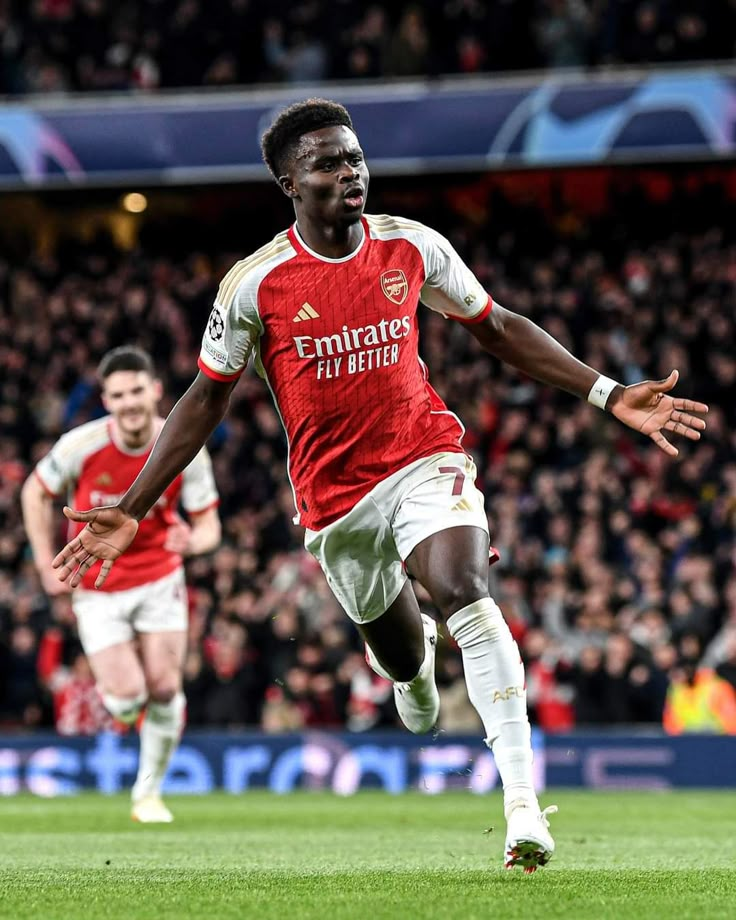
#> input picture assets/saka.jpeg, 736 x 920 px
$ python main.py
#> lines starting #> are read from the running program, lines starting #| are printed output that depends on the picture
import cv2
import argparse
import math
import progressbar
from pointillism import *

parser = argparse.ArgumentParser(description='...')
parser.add_argument('--palette-size', default=20, type=int, help="Number of colors of the base palette")
parser.add_argument('--stroke-scale', default=0, type=int, help="Scale of the brush strokes (0 = automatic)")
parser.add_argument('--gradient-smoothing-radius', default=0, type=int, help="Radius of the smooth filter applied to the gradient (0 = automatic)")
parser.add_argument('--limit-image-size', default=0, type=int, help="Limit the image size (0 = no limits)")
parser.add_argument('img_path', nargs='?', default="assets/saka.jpeg")

args = parser.parse_args()

res_path = args.img_path.rsplit(".", -1)[0] + "_drawing.jpg"
img = cv2.imread(args.img_path)
#> img is the input picture: shape (920, 736, 3); mean B, G, R 77.8, 85.5, 96.3

if args.limit_image_size > 0:
    img = limit_size(img, args.limit_image_size)

if args.stroke_scale == 0:
    stroke_scale = int(math.ceil(max(img.shape) / 1000))
#> stroke_scale = 1
    print("Automatically chosen stroke scale: %d" % stroke_scale)
#| Automatically chosen stroke scale: 1
else:
    stroke_scale = args.stroke_scale

if args.gradient_smoothing_radius == 0:
    gradient_smoothing_radius = int(round(max(img.shape) / 50))
#> gradient_smoothing_radius = 18
    print("Automatically chosen gradient smoothing radius: %d" % gradient_smoothing_radius)
#| Automatically chosen gradient smoothing radius: 18
else:
    gradient_smoothing_radius = args.gradient_smoothing_radius

# convert the image to grayscale to compute the gradient
gray = cv2.cvtColor(img, cv2.COLOR_BGR2GRAY)
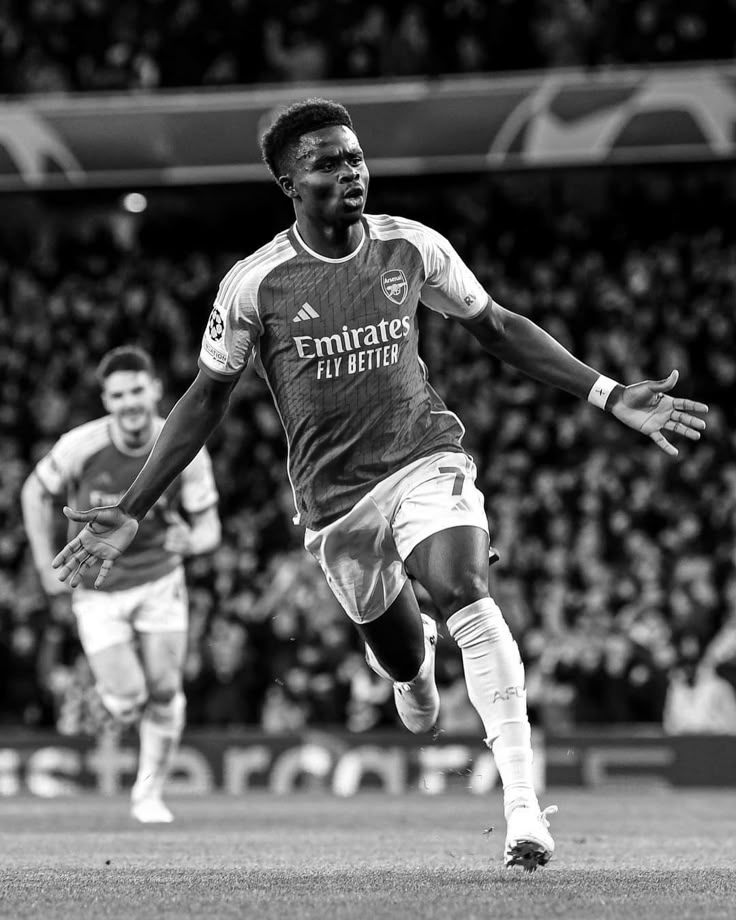
#> gray: shape (920, 736); min 0, max 255, mean 87.9

print("Computing color palette...")
#> (the run stopped early here; a loop or call above may not have finished)
